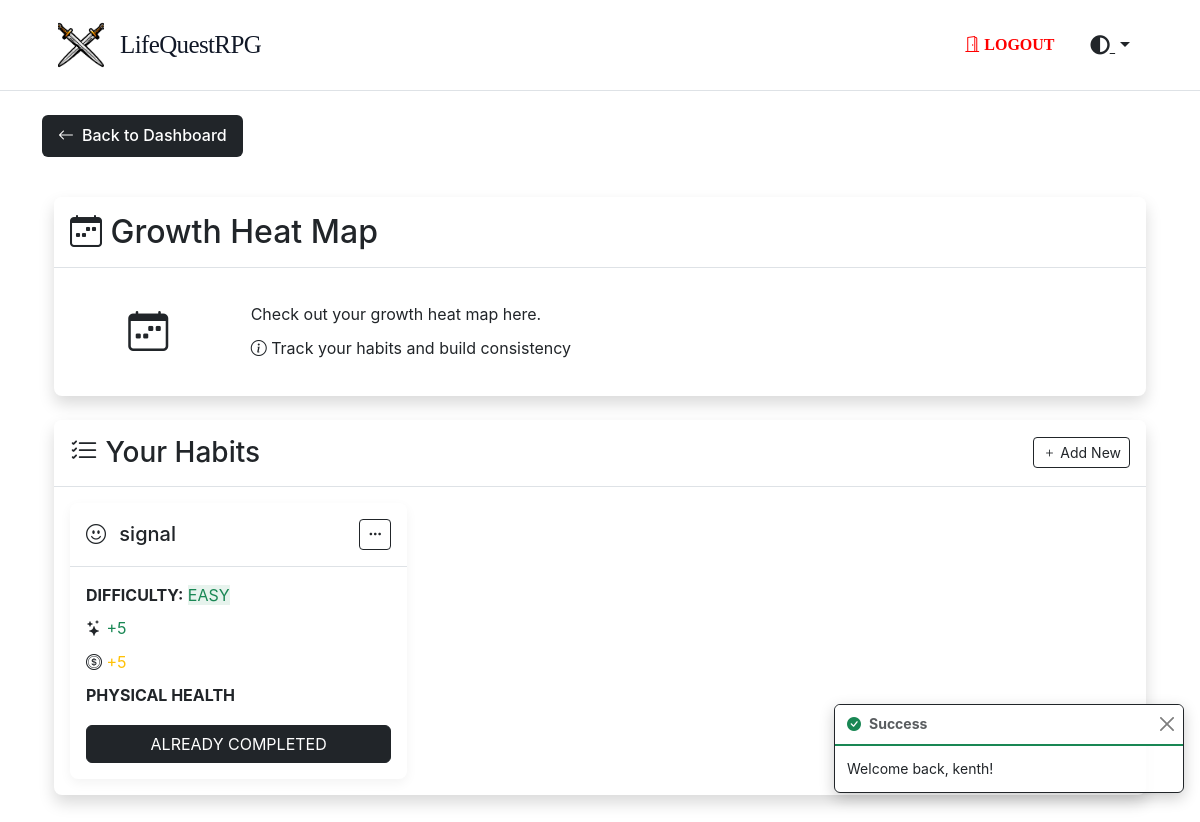
The page /goodhabit (signed in) on the database its author committed.
### tables this page shows
CREATE TABLE `goodhabits` (
  `id` int NOT NULL AUTO_INCREMENT,
  `user_id` int NOT NULL,
  `title` varchar(255) NOT NULL,
  `difficulty` enum('easy','medium','hard') NOT NULL,
  `category` enum('Physical Health','Mental Wellness','Personal Growth','Career / Studies','Finance','Home Environment','Relationships Social','Passion Hobbies') NOT NULL,
  `status` enum('pending','completed') NOT NULL DEFAULT 'pending',
  `coins` int DEFAULT '0',
  `xp` int DEFAULT '0',
  PRIMARY KEY (`id`)
);

### app/Controllers/GoodHabitsController.php (called while the page is built, shortened)
<?php
class GoodHabitsController extends Controller
{
    protected $GoodHabitsModel;
    public function __construct()
    {
        $this->GoodHabitsModel = new GoodHabits();
    }
    public function index()
    {
        $currentUser = Auth::user();
        $paginator = $this->GoodHabitsModel->paginate(
            page: 1,
            perPage: 6,
            orderBy: 'id',
            direction: 'DESC',
            conditions: [
                'user_id' => $currentUser['id']
            ]
        )->setTheme('game');
        return $this->view('goodhabit/index', [
            'title' => 'Good Habits',
            'goodHabits' => $paginator->items(),
            'paginator' => $paginator
        ]);
    }
}

### app/Core/Router.php (called while the page is built, shortened)
<?php
class Router
{
  protected $routes = [
    'GET' => [],
    'POST' => [],
    'PUT' => [],
    'DELETE' => []
  ];
  public function get(string $uri, array $controller, array $middleware = [])
  {
    $this->routes['GET'][$uri] = [
      'controller' => $controller,
      'middleware' => $middleware
    ];
    return $this;
  }
  public function post(string $uri, array $controller, array $middleware = [])
  {
    $this->routes['POST'][$uri] = [
      'controller' => $controller,
      'middleware' => $middleware
    ];
    return $this;
  }
  public function put(string $uri, array $controller, array $middleware = [])
  {
    $this->routes['PUT'][$uri] = [
      'controller' => $controller,
      'middleware' => $middleware
    ];
    return $this;
  }
  public function delete(string $uri, array $controller, array $middleware = [])
  {
    $this->routes['DELETE'][$uri] = [
      'controller' => $controller,
      'middleware' => $middleware
    ];
    return $this;
  }
  public function dispatch(string $uri, string $method)
  {
    $uri = $this->removeQueryString($uri);
    if (array_key_exists($uri, $this->routes[$method])) {
      $route = $this->routes[$method][$uri];
      return $this->callAction(
        $route['controller'][0],
        $route['controller'][1]
      );
    }
    throw new Exception("No route defined for {$uri} with method {$method}");
  }
  protected function removeQueryString(string $uri)
  {
    return parse_url($uri, PHP_URL_PATH) ?? $uri;
  }
  protected function callAction(string $controller, string $action)
  {
    $controller = new $controller();
    $params = [];
    return call_user_func_array([$controller, $action], $params);
  }
}

### web/bootstrap.php (called while the page is built, shortened)
<?php
$config = require_once __DIR__ . '/../config/config.php';
$database = require_once __DIR__ . '/../config/database.php';
$router = new Router();
$uri = $_SERVER['REQUEST_URI'] ?? '/';
$method = $_SERVER['REQUEST_METHOD'] ?? 'GET';
try {
  $router->dispatch($uri, $method);
} catch (Exception $e) {
  if ($config['debug']) {
    echo '<h1>Error</h1>';
    echo '<p>' . $e->getMessage() . '</p>';
    echo '<pre>' . $e->getTraceAsString() . '</pre>';
  } else {
    http_response_code(404);
    require_once __DIR__ . '/../app/Views/errors/404.php';
  }
}

### public/index.php (called while the page is built, shortened)
<?php
require_once ROOT_PATH . '/web/bootstrap.php';
?>

### app/Core/Auth.php (called while the page is built, shortened)
<?php
abstract class Auth
{
  protected static $user = null;
  public static function check()
  {
    return isset($_SESSION['users']);
  }
  public static function user()
  {
    if (self::$user === null && self::check()) {
      $sessionUser = $_SESSION['users'];
      $userId = is_array($sessionUser) ? ($sessionUser['id'] ?? null) : ($sessionUser->id ?? null);
      if ($userId) {
        self::$user = User::find($userId);
      }
    }
    return self::$user;
  }
}

### app/Core/Database.php (called while the page is built, shortened)
<?php
class Database
{
  protected $pdo;
  protected $statement;
  public function __construct(array $config)
  {
    $dsn = "mysql:host={$config['host']};dbname={$config['database']};charset={$config['charset']}";
    $options = [
      PDO::ATTR_ERRMODE => PDO::ERRMODE_EXCEPTION,
      PDO::ATTR_DEFAULT_FETCH_MODE => PDO::FETCH_ASSOC,
      PDO::ATTR_EMULATE_PREPARES => false,
    ];
    try {
      $this->pdo = new PDO($dsn, $config['username'], $config['password'], $options);
    } catch (PDOException $e) {
      throw new PDOException($e->getMessage(), (int) $e->getCode());
    }
  }
  public function query(string $sql)
  {
    $this->statement = $this->pdo->prepare($sql);
    return $this;
  }
  public function bind(array $parameters)
  {
    foreach ($parameters as $key => $value) {
      if (is_array($value)) {
        $value = json_encode($value);
        $paramType = PDO::PARAM_STR;
      } else {
        $paramType = is_int($value) ? PDO::PARAM_INT : PDO::PARAM_STR;
      }
      $this->statement->bindValue(
        is_numeric($key) ? $key : $key,
        $value,
        $paramType
      );
    }
    return $this;
  }
  public function execute()
  {
    $this->statement->execute();
    return $this;
  }
  public function fetchAll()
  {
    return $this->statement->fetchAll();
  }
  public function fetch()
  {
    return $this->statement->fetch();
  }
}
?>

### app/Core/Model.php (called while the page is built, shortened)
<?php
abstract class Model
{
  protected static $db;
  protected static $table;
  public static function setDatabase(Database $database)
  {
    self::$db = $database;
  }
  public static function find(int $id)
  {
    return self::$db->query("SELECT * FROM " . static::$table . " WHERE id = ?")
      ->bind([1 => $id])
      ->execute()
      ->fetch();
  }
  public function paginate(
    int $page = 1,
    int $perPage = 10,
    ?string $orderBy = null,
    string $direction = 'DESC',
    array $conditions = [],
    string $pageName = 'page',
    ?array $columns = null
  ) {
    $paginator = new Paginator($perPage, $pageName);
    if ($orderBy) {
      $paginator->setOrderBy($orderBy, $direction);
    }
    $paginationInfo = $paginator->getPageInfo();
    $offset = ($paginationInfo['currentPage'] - 1) * $perPage;
    $items = $this->fetch($conditions, $orderBy, $direction, $perPage, $offset, $columns);
    $countSql = "SELECT COUNT(*) as count FROM " . static::$table;
    $params = [];
    if (!empty($conditions)) {
      $countSql .= " WHERE ";
      $whereClauses = [];
      foreach ($conditions as $column => $value) {
        $paramName = "{$column}";
        $whereClauses[] = "{$column} = :{$paramName}";
        $params[$paramName] = $value;
      }
      $countSql .= implode(' AND ', $whereClauses);
    }
    $countQuery = self::$db->query($countSql);
    if (!empty($params)) {
      $countQuery->bind($params);
    }
    $totalItems = (int) $countQuery->execute()->fetch()['count'];
    return $paginator->setData($items, $totalItems);
  }
  public function fetch(
    array $conditions = [],
    ?string $orderBy = null,
    string $direction = 'ASC',
    ?int $limit = null,
    ?int $offset = null,
    ?array $columns = null
  ) {
    $columnsString = $columns ? implode(', ', array_map(fn($col) => "`{$col}`", $columns)) : '*';
    $sql = "SELECT {$columnsString} FROM " . static::$table;
    $params = [];
    if (!empty($conditions)) {
      $sql .= " WHERE ";
      $whereClauses = [];
      foreach ($conditions as $column => $value) {
        $paramName = "{$column}";
        $whereClauses[] = "{$column} = :{$paramName}";
        $params[":{$paramName}"] = $value;
      }
      $sql .= implode(" AND ", $whereClauses);
    }
    if ($orderBy !== null) {
      $direction = strtoupper($direction) === 'DESC' ? 'DESC' : 'ASC';
      $sql .= " ORDER BY `{$orderBy}` {$direction}";
    }
    if ($limit !== null) {
      $sql .= " LIMIT :limit";
      $params[':limit'] = $limit;
      if ($offset !== null) {
        $sql .= " OFFSET :offset";
        $params[':offset'] = $offset;
      }
    }
    $query = self::$db->query($sql);
    if (!empty($params)) {
      $query->bind($params);
    }
    return $query->execute()->fetchAll();
  }
}

### app/Core/Paginator.php (called while the page is built, shortened)
<?php
class Paginator
{
  protected int $currentPage = 1;
  protected int $perPage = 10;
  protected int $totalItems = 0;
  protected int $totalPages = 0;
  protected string $orderBy = '';
  protected string $direction = 'ASC';
  protected string $pageName = 'page';
  public function __construct(int $perPage = 10, string $pageName = 'page')
  {
    $this->perPage = $perPage;
    $this->pageName = $pageName;
    $this->currentPage = $this->resolveCurrentPage();
  }
  protected function resolveCurrentPage(): int
  {
    return isset($_GET[$this->pageName]) ? max(1, (int) $_GET[$this->pageName]) : 1;
  }
  public function setData(array $data, int $totalItems): self
  {
    $this->totalItems = $totalItems;
    $this->totalPages = ceil($totalItems / $this->perPage);
    return $this;
  }
  public function setOrderBy(string $orderBy, string $direction = 'ASC'): self
  {
    $this->orderBy = $orderBy;
    $this->direction = strtoupper($direction);
    return $this;
  }
  public function getPageInfo(): array
  {
    return [
      'currentPage' => $this->currentPage,
      'totalPages' => $this->totalPages,
      'totalItems' => $this->totalItems,
      'perPage' => $this->perPage,
      'orderBy' => $this->orderBy,
      'direction' => $this->direction,
      'pageName' => $this->pageName
    ];
  }
}

### app/Views/goodhabit/index.php (the view, shortened to what this page needs)
<div id="pagination-content">
  <a href="/" class="back-button">
    <i class="bi bi-arrow-left"></i>
    Back to Dashboard
  </a>
  <div class="container py-4">
    <div class="card border-dark mb-4 shadow">
      <div class="card-header bg-white">
        <h2 class="my-2"><i class="bi bi-calendar-week"></i> Growth Heat Map</h2>
      </div>
      <div class="card-body">
        <div class="row align-items-center">
          <div class="col-md-2 text-center mb-3 mb-md-0">
            <div class=" rounded p-3 d-inline-block">
              <i class="bi bi-calendar-week fs-1"></i>
            </div>
          </div>
          <div class="col-md-10">
            <p class="mb-0">Check out your growth heat map here.</p>
            <div class="mt-2">
              <i class="bi bi-info-circle"></i> Track your habits and build consistency
            </div>
          </div>
        </div>
      </div>
    </div>
    <div class="card border-dark mb-4 shadow">
      <div class="card-header bg-white d-flex justify-content-between align-items-center">
        <h3 class="my-2"><i class="bi bi-list-check"></i> Your Habits</h3>
        <div class="d-flex">
          <button type="button" class="btn btn-outline-dark btn-sm" data-bs-toggle="modal"
            data-bs-target="#createTaskModal">
            <i class="bi bi-plus"></i> Add New
          </button>
        </div>
      </div>
      <div class="card-body">
        <div class="row row-cols-1 row-cols-md-2 row-cols-lg-3 g-4">
          <?php if (empty($goodHabits)): ?>
            <div class="col-12">
              <div class="alert alert-info">
                <i class="bi bi-info-circle"></i> No good habits found. Create your first one!
              </div>
            </div>
          <?php else: ?>
            <?php foreach ($paginator->items() as $goodHabit): ?>
              <div class="col">
                <div class="card border-dark h-100 habit-card">
                  <div class="card-header bg-white d-flex justify-content-between align-items-center py-3">
                    <h5 class="mb-0">
                      <i class="bi bi-emoji-smile me-2"></i> <?= htmlspecialchars($goodHabit['title']) ?>
                    </h5>
                    <div class="dropdown">
                      <button class="btn btn-sm btn-outline-dark" type="button" data-bs-toggle="dropdown"
                        aria-expanded="false">
                        <i class="bi bi-three-dots"></i>
                      </button>
                    </div>
                  </div>
                  <div class="card-body">
                    <div class="mb-2">
                      <span class="fw-bold">DIFFICULTY:</span>
                      <span
                        class="difficulty-<?= $goodHabit['difficulty'] ?>"><?= strtoupper($goodHabit['difficulty']) ?></span>
                    </div>
                    <div class="mb-2">
                      <span class="fw-bold"><i class="bi bi-stars"></i></span>
                      <span
                        class="text-success">+<?= $goodHabit['difficulty'] == 'easy' ? '5' : ($goodHabit['difficulty'] == 'medium' ? '10' : '15') ?></span>
                    </div>
                    <div class="mb-2">
                      <span class="fw-bold"><i class="bi bi-coin"></i></span>
                      <span
                        class="text-warning">+<?= $goodHabit['difficulty'] == 'easy' ? '5' : ($goodHabit['difficulty'] == 'medium' ? '10' : '15') ?></span>
                    </div>
                    <div class="mb-3">
                      <span class="fw-bold"><?= strtoupper($goodHabit['category']) ?></span>
                    </div>
                    <form action="/goodhabit/<?= $goodHabit['id'] ?>/toggle" method="POST">
                      <button type="submit" class="btn btn-dark w-100">
                        <?= $goodHabit['status'] === 'completed' ? 'ALREADY COMPLETED' : 'COMPLETE' ?>
                      </button>
                    </form>
                  </div>
                </div>
              </div>
            <?php endforeach; ?>
          <?php endif; ?>
        </div>
      </div>
    </div>
  </div>
</div>

### rows shown on the page
goodhabits: title "signal", difficulty "EASY", shows "5", category "PHYSICAL HEALTH", status "ALREADY COMPLETED"

### other values the page prints
$_SESSION['success'] "Welcome back, kenth!"
